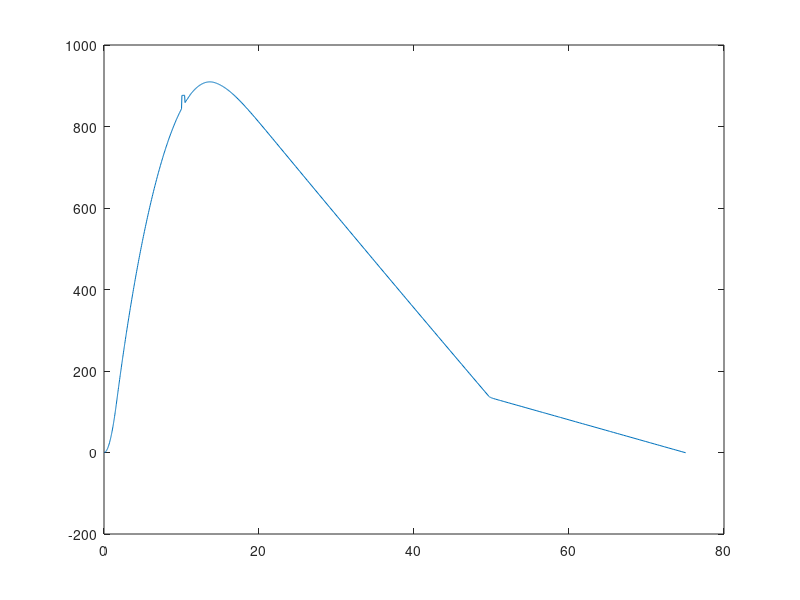

This figure's MATLAB source:
x0 = [0,	0.01,	0.02,	0.03,	0.04,	0.05,	0.06,	0.07,	0.08,	0.09,	0.1,	0.11,	0.12,	0.13,	0.14,	0.15,	0.16,	0.17,	0.18,	0.19,	0.2,	0.21,	0.22,	0.23,	0.24,	0.25,	0.26,	0.27,	0.28,	0.29,	0.3,	0.31,	0.32,	0.33,	0.34,	0.355,	0.3775,	0.4017,	0.42486,	0.44726,	0.46921,	0.49125,	0.51377,	0.53676,	0.56042,	0.58627,	0.61782,	0.66125,	0.71125,	0.76125,	0.79215,	0.81314,	0.83023,	0.84511,	0.8586,	0.87141,	0.88388,	0.89616,	0.90834,	0.92022,	0.93178,	0.94314,	0.95444,	0.96597,	0.97818,	0.99141,	1.0062,	1.0235,	1.0445,	1.0751,	1.121,	1.1556,	1.1736,	1.1887,	1.2022,	1.2149,	1.2268,	1.2382,	1.2493,	1.2605,	1.2717,	1.2833,	1.2955,	1.3087,	1.3233,	1.3403,	1.3621,	1.3949,	1.4441,	1.4581,	1.4697,	1.4802,	1.49,	1.4994,	1.5087,	1.5179,	1.5271,	1.5366,	1.5465,	1.5572,	1.5694,	1.585,	1.6085,	1.6436,	1.6643,	1.6784,	1.6905,	1.7018,	1.7127,	1.7235,	1.7345,	1.7462,	1.7588,	1.7729,	1.7892,	1.8105,	1.8425,	1.8778,	1.8925,	1.9052,	1.9172,	1.9293,	1.9419,	1.9555,	1.9708,	1.9892,	2.015,	2.0538,	2.089,	2.106,	2.1207,	2.1343,	2.1476,	2.161,	2.1749,	2.1897,	2.2065,	2.2277,	2.2595,	2.3071,	2.3249,	2.3391,	2.3518,	2.3639,	2.3755,	2.3871,	2.399,	2.4115,	2.4256,	2.4427,	2.4673,	2.5043,	2.5417,	2.5616,	2.5785,	2.5941,	2.6092,	2.6245,	2.6408,	2.6592,	2.6815,	2.7137,	2.762,	2.812,	2.8369,	2.8586,	2.8797,	2.9015,	2.9257,	2.9516,	2.9834,	3.0311,	3.0811,	3.1053,	3.1265,	3.1479,	3.1713,	3.2006,	3.2445,	3.2945,	3.3445,	3.3852,	3.4134,	3.4415,	3.4778,	3.5278,	3.5778,	3.6112,	3.6341,	3.6561,	3.6795,	3.7088,	3.7528,	3.8028,	3.8396,	3.8721,	3.8998,	3.9252,	3.9517,	3.9823,	4.0283,	4.0783,	4.1283,	4.1675,	4.2052,	4.249,	4.299,	4.349,	4.399,	4.449,	4.499,	4.549,	4.599,	4.649,	4.699,	4.749,	4.799,	4.849,	4.899,	4.949,	4.9817,	5.0309,	5.0809,	5.1309,	5.174,	5.214,	5.2531,	5.2968,	5.3468,	5.3968,	5.4468,	5.4968,	5.5468,	5.5968,	5.6468,	5.6968,	5.7468,	5.7968,	5.8468,	5.8968,	5.9468,	5.9968,	6.0387,	6.0826,	6.1326,	6.1826,	6.2326,	6.2826,	6.3326,	6.3826,	6.4326,	6.4826,	6.5326,	6.5826,	6.6326,	6.6826,	6.7326,	6.7826,	6.8326,	6.8826,	6.9326,	6.9826,	7.0326,	7.0826,	7.1326,	7.1826,	7.2326,	7.2826,	7.3326,	7.3826,	7.4326,	7.4826,	7.5326,	7.5826,	7.6326,	7.6746,	7.7133,	7.757,	7.8041,	7.8541,	7.9041,	7.9541,	8.0041,	8.0541,	8.1041,	8.1541,	8.2041,	8.2541,	8.3041,	8.3541,	8.4041,	8.4541,	8.5041,	8.5541,	8.6041,	8.6541,	8.7041,	8.7541,	8.8041,	8.8541,	8.9041,	8.9541,	9.0041,	9.0541,	9.1041,	9.1541,	9.2041,	9.2541,	9.3041,	9.3541,	9.4041,	9.4541,	9.5041,	9.5541,	9.6041,	9.6541,	9.7041,	9.7541,	9.8041,	9.8541,	9.9041,	9.9541,	10.004,	10.054,	10.104,	10.154,	10.204,	10.254,	10.304,	10.354,	10.404,	10.454,	10.504,	10.554,	10.604,	10.654,	10.704,	10.754,	10.804,	10.854,	10.904,	10.954,	11.004,	11.054,	11.104,	11.154,	11.204,	11.254,	11.304,	11.354,	11.404,	11.454,	11.504,	11.554,	11.604,	11.654,	11.704,	11.754,	11.804,	11.854,	11.904,	11.954,	12.004,	12.054,	12.104,	12.154,	12.204,	12.254,	12.304,	12.354,	12.404,	12.454,	12.504,	12.554,	12.604,	12.654,	12.704,	12.754,	12.804,	12.854,	12.904,	12.954,	13.004,	13.054,	13.104,	13.154,	13.204,	13.254,	13.304,	13.354,	13.404,	13.454,	13.504,	13.554,	13.604];
x1 = [13.654,	13.704,	13.754,	13.804,	13.854,	13.904,	13.954,	14.004,	14.054,	14.104,	14.154,	14.204,	14.276,	14.3,	14.324,	14.35,	14.376,	14.403,	14.432,	14.461,	14.49,	14.521,	14.552,	14.586,	14.619,	14.654,	14.689,	14.724,	14.76,	14.796,	14.833,	14.874,	14.915,	14.956,	14.998,	15.041,	15.085,	15.13,	15.176,	15.223,	15.271,	15.321,	15.37,	15.419,	15.468,	15.52,	15.573,	15.628,	15.684,	15.74,	15.798,	15.859,	15.92,	15.985,	16.053,	16.122,	16.194,	16.267,	16.342,	16.417,	16.499,	16.582,	16.67,	16.763,	16.858,	16.961,	17.066,	17.176,	17.285,	17.392,	17.511,	17.636,	17.766,	17.907,	18.059,	18.21,	18.383,	18.556,	18.732,	18.926,	19.177,	19.444,	19.944,	20.378,	20.876,	21.246,	21.746,	22.246,	22.746,	23.246,	23.746,	24.246,	24.746,	25.246,	25.746,	26.246,	26.746,	27.246,	27.746,	28.246,	28.746,	29.145,	29.645,	30.145,	30.645,	31.145,	31.645,	32.145,	32.645,	33.145,	33.645,	34.145,	34.645,	35.145,	35.645,	36.145,	36.645,	37.145,	37.645,	38.145,	38.645,	39.145,	39.645,	40.145,	40.645,	41.145,	41.645,	42.145,	42.645,	43.145,	43.645,	44.145,	44.645,	45.145,	45.645,	46.145,	46.645,	47.145,	47.645,	48.145,	48.645,	49.145,	49.645,	49.649,	49.652,	49.656,	49.659,	49.663,	49.667,	49.672,	49.676,	49.681,	49.686,	49.692,	49.698,	49.704,	49.711,	49.718,	49.726,	49.734,	49.743,	49.753,	49.764,	49.776,	49.79,	49.805,	49.822,	49.841,	49.863,	49.889,	49.92,	49.956,	50.001,	50.061,	50.143,	50.264,	50.511,	50.861,	51.017,	51.179,	51.513,	51.714,	52.214,	52.374,	52.53,	52.655,	53.034,	53.19,	53.298,	53.434,	53.839,	54.339,	54.839,	55.339,	55.484,	55.845,	56.231,	56.58,	56.74,	56.873,	57.006,	57.146,	57.293,	57.687,	58.121,	58.621,	58.794,	58.907,	59.236,	59.736,	60.012,	60.512,	60.848,	61.348,	61.555,	61.735,	61.923,	62.157,	62.322,	62.463,	62.813,	63.237,	63.737,	64.237,	64.737,	65.237,	65.378,	65.566,	65.739,	66.239,	66.55,	67.05,	67.402,	67.61,	67.892,	68.392,	68.892,	69.055,	69.555,	69.693,	69.847,	70.347,	70.524,	71.024,	71.42,	71.646,	72.146,	72.306,	72.806,	73.306,	73.521,	73.77,	74.063,	74.55,	75.05];
x2 = x1 + 61.4;
x = [x0, x1];
%%y= 100*rand(1,10);
y0 = [0,	0.00052,	0.0063953,	0.02213,	0.047729,	0.082837,	0.1272,	0.18079,	0.24368,	0.31594,	0.39765,	0.48888,	0.58967,	0.70005,	0.82004,	0.94969,	1.089,	1.238,	1.3968,	1.5654,	1.7437,	1.9319,	2.1299,	2.3378,	2.5555,	2.7831,	3.0206,	3.268,	3.5252,	3.7924,	4.0696,	4.3566,	4.6537,	4.9606,	5.2776,	5.7718,	6.5555,	7.4554,	8.3719,	9.3094,	10.278,	11.299,	12.392,	13.561,	14.819,	16.258,	18.105,	20.808,	24.149,	27.732,	30.064,	31.698,	33.059,	34.265,	35.374,	36.443,	37.498,	38.55,	39.606,	40.649,	41.674,	42.694,	43.719,	44.776,	45.908,	47.15,	48.559,	50.218,	52.277,	55.345,	60.099,	63.813,	65.781,	67.449,	68.97,	70.403,	71.76,	73.076,	74.376,	75.682,	77.011,	78.39,	79.856,	81.46,	83.252,	85.347,	88.087,	92.269,	98.697,	100.56,	102.12,	103.53,	104.86,	106.15,	107.41,	108.68,	109.95,	111.27,	112.65,	114.14,	115.86,	118.07,	121.4,	126.44,	129.41,	131.44,	133.19,	134.81,	136.37,	137.93,	139.51,	141.17,	142.99,	144.99,	147.31,	150.35,	154.89,	159.87,	161.93,	163.71,	165.39,	167.09,	168.85,	170.75,	172.88,	175.43,	179.01,	184.35,	189.19,	191.51,	193.52,	195.38,	197.19,	199.02,	200.9,	202.91,	205.17,	208.03,	212.31,	218.7,	221.06,	222.95,	224.64,	226.24,	227.78,	229.31,	230.88,	232.52,	234.38,	236.62,	239.85,	244.66,	249.51,	252.08,	254.26,	256.27,	258.21,	260.18,	262.27,	264.61,	267.45,	271.55,	277.65,	283.94,	287.04,	289.76,	292.38,	295.08,	298.06,	301.26,	305.16,	310.98,	317.05,	319.96,	322.52,	325.09,	327.89,	331.39,	336.61,	342.52,	348.39,	353.15,	356.42,	359.67,	363.86,	369.59,	375.28,	379.06,	381.65,	384.13,	386.75,	390.04,	394.94,	400.48,	404.52,	408.08,	411.11,	413.87,	416.73,	420.04,	424.97,	430.31,	435.61,	439.74,	443.68,	448.25,	453.44,	458.59,	463.7,	468.78,	473.83,	478.84,	483.82,	488.76,	493.67,	498.55,	503.39,	508.2,	512.98,	517.73,	520.83,	525.44,	530.11,	534.74,	538.71,	542.36,	545.91,	549.86,	554.35,	558.8,	563.22,	567.61,	571.97,	576.3,	580.6,	584.87,	589.11,	593.31,	597.49,	601.64,	605.75,	609.83,	613.23,	616.76,	620.76,	624.72,	628.66,	632.56,	636.44,	640.28,	644.1,	647.89,	651.65,	655.38,	659.08,	662.75,	666.39,	670,	673.58,	677.13,	680.65,	684.14,	687.6,	691.03,	694.43,	697.8,	701.15,	704.47,	707.77,	711.03,	714.27,	717.48,	720.66,	723.81,	726.93,	729.53,	731.91,	734.57,	737.41,	740.4,	743.36,	746.3,	749.2,	752.08,	754.93,	757.76,	760.56,	763.33,	766.08,	768.8,	771.5,	774.17,	776.81,	779.42,	782.01,	784.57,	787.09,	789.59,	792.06,	794.51,	796.92,	799.31,	801.68,	804.01,	806.32,	808.61,	810.86,	813.1,	815.3,	817.49,	819.64,	821.77,	823.88,	825.95,	828,	830.03,	832.03,	834,	835.94,	837.86,	839.75,	841.62,	843.45,	845.26,	847.05,	848.81,	850.54,	852.24,	853.93,	855.58,	857.21,	858.82,	860.4,	861.96,	863.49,	865,	866.48,	867.94,	869.38,	870.79,	872.17,	873.53,	874.86,	876.16,	877.44,	878.7,	879.93,	881.13,	882.31,	883.46,	884.59,	885.69,	886.76,	887.81,	888.83,	889.83,	890.81,	891.76,	892.68,	893.59,	894.46,	895.31,	896.14,	896.94,	897.72,	898.47,	899.19,	899.9,	900.57,	901.23,	901.86,	902.46,	903.04,	903.59,	904.12,	904.63,	905.11,	905.56,	905.99,	906.4,	906.78,	907.14,	907.47,	907.78,	908.06,	908.32,	908.55,	908.76,	908.94,	909.1,	909.24,	909.35,	909.44,	909.5,	909.54];
y00 = [0,	0.00052,	0.0063953,	0.02213,	0.047729,	0.082837,	0.1272,	0.18079,	0.24368,	0.31594,	0.39765,	0.48888,	0.58967,	0.70005,	0.82004,	0.94969,	1.089,	1.238,	1.3968,	1.5654,	1.7437,	1.9319,	2.1299,	2.3378,	2.5555,	2.7831,	3.0206,	3.268,	3.5252,	3.7924,	4.0696,	4.3566,	4.6537,	4.9606,	5.2776,	5.7718,	6.5555,	7.4554,	8.3719,	9.3094,	10.278,	11.299,	12.392,	13.561,	14.819,	16.258,	18.105,	20.808,	24.149,	27.732,	30.064,	31.698,	33.059,	34.265,	35.374,	36.443,	37.498,	38.55,	39.606,	40.649,	41.674,	42.694,	43.719,	44.776,	45.908,	47.15,	48.559,	50.218,	52.277,	55.345,	60.099,	63.813,	65.781,	67.449,	68.97,	70.403,	71.76,	73.076,	74.376,	75.682,	77.011,	78.39,	79.856,	81.46,	83.252,	85.347,	88.087,	92.269,	98.697,	100.56,	102.12,	103.53,	104.86,	106.15,	107.41,	108.68,	109.95,	111.27,	112.65,	114.14,	115.86,	118.07,	121.4,	126.44,	129.41,	131.44,	133.19,	134.81,	136.37,	137.93,	139.51,	141.17,	142.99,	144.99,	147.31,	150.35,	154.89,	159.87,	161.93,	163.71,	165.39,	167.09,	168.85,	170.75,	172.88,	175.43,	179.01,	184.35,	189.19,	191.51,	193.52,	195.38,	197.19,	199.02,	200.9,	202.91,	205.17,	208.03,	212.31,	218.7,	221.06,	222.95,	224.64,	226.24,	227.78,	229.31,	230.88,	232.52,	234.38,	236.62,	239.85,	244.66,	249.51,	252.08,	254.26,	256.27,	258.21,	260.18,	262.27,	264.61,	267.45,	271.55,	277.65,	283.94,	287.04,	289.76,	292.38,	295.08,	298.06,	301.26,	305.16,	310.98,	317.05,	319.96,	322.52,	325.09,	327.89,	331.39,	336.61,	342.52,	348.39,	353.15,	356.42,	359.67,	363.86,	369.59,	375.28,	379.06,	381.65,	384.13,	386.75,	390.04,	394.94,	400.48,	404.52,	408.08,	411.11,	413.87,	416.73,	420.04,	424.97,	430.31,	435.61,	439.74,	443.68,	448.25,	453.44,	458.59,	463.7,	468.78,	473.83,	478.84,	483.82,	488.76,	493.67,	498.55,	503.39,	508.2,	512.98,	517.73,	520.83,	525.44,	530.11,	534.74,	538.71,	542.36,	545.91,	549.86,	554.35,	558.8,	563.22,	567.61,	571.97,	576.3,	580.6,	584.87,	589.11,	593.31,	597.49,	601.64,	605.75,	609.83,	613.23,	616.76,	620.76,	624.72,	628.66,	632.56,	636.44,	640.28,	644.1,	647.89,	651.65,	655.38,	659.08,	662.75,	666.39,	670,	673.58,	677.13,	680.65,	684.14,	687.6,	691.03,	694.43,	697.8,	701.15,	704.47,	707.77,	711.03,	714.27,	717.48,	720.66,	723.81,	726.93,	729.53,	731.91,	734.57,	737.41,	740.4,	743.36,	746.3,	749.2,	752.08,	754.93,	757.76,	760.56,	763.33,	766.08,	768.8,	771.5,	774.17,	776.81,	779.42,	782.01,	784.57,	787.09,	789.59,	792.06,	794.51,	796.92,	799.31,	801.68,	804.01,	806.32,	808.61,	810.86,	813.1,	815.3,	817.49,	819.64,	821.77,	823.88,	825.95,	828,	830.03,	832.03,	834,	835.94,	837.86,	839.75,	841.62,	843.45,	843.26,	843.05,	843.81,	843.54,	843.24,	843.93,	843.58,	843.21,	843.82,	843.4,	843.96,	843,	843,	843,	843,	843,	843,	843,	843,	843,	876.16,	877.44,	878.7,	879.93,	881.13,	882.31,	883.46,	884.59,	885.69,	886.76,	887.81,	888.83,	889.83,	890.81,	891.76,	892.68,	893.59,	894.46,	895.31,	896.14,	896.94,	897.72,	898.47,	899.19,	899.9,	900.57,	901.23,	901.86,	902.46,	903.04,	903.59,	904.12,	904.63,	905.11,	905.56,	905.99,	906.4,	906.78,	907.14,	907.47,	907.78,	908.06,	908.32,	908.55,	908.76,	908.94,	909.1,	909.24,	909.35,	909.44,	909.5,	909.54];
y01 = [0,	0.00052,	0.0063953,	0.02213,	0.047729,	0.082837,	0.1272,	0.18079,	0.24368,	0.31594,	0.39765,	0.48888,	0.58967,	0.70005,	0.82004,	0.94969,	1.089,	1.238,	1.3968,	1.5654,	1.7437,	1.9319,	2.1299,	2.3378,	2.5555,	2.7831,	3.0206,	3.268,	3.5252,	3.7924,	4.0696,	4.3566,	4.6537,	4.9606,	5.2776,	5.7718,	6.5555,	7.4554,	8.3719,	9.3094,	10.278,	11.299,	12.392,	13.561,	14.819,	16.258,	18.105,	20.808,	24.149,	27.732,	30.064,	31.698,	33.059,	34.265,	35.374,	36.443,	37.498,	38.55,	39.606,	40.649,	41.674,	42.694,	43.719,	44.776,	45.908,	47.15,	48.559,	50.218,	52.277,	55.345,	60.099,	63.813,	65.781,	67.449,	68.97,	70.403,	71.76,	73.076,	74.376,	75.682,	77.011,	78.39,	79.856,	81.46,	83.252,	85.347,	88.087,	92.269,	98.697,	100.56,	102.12,	103.53,	104.86,	106.15,	107.41,	108.68,	109.95,	111.27,	112.65,	114.14,	115.86,	118.07,	121.4,	126.44,	129.41,	131.44,	133.19,	134.81,	136.37,	137.93,	139.51,	141.17,	142.99,	144.99,	147.31,	150.35,	154.89,	159.87,	161.93,	163.71,	165.39,	167.09,	168.85,	170.75,	172.88,	175.43,	179.01,	184.35,	189.19,	191.51,	193.52,	195.38,	197.19,	199.02,	200.9,	202.91,	205.17,	208.03,	212.31,	218.7,	221.06,	222.95,	224.64,	226.24,	227.78,	229.31,	230.88,	232.52,	234.38,	236.62,	239.85,	244.66,	249.51,	252.08,	254.26,	256.27,	258.21,	260.18,	262.27,	264.61,	267.45,	271.55,	277.65,	283.94,	287.04,	289.76,	292.38,	295.08,	298.06,	301.26,	305.16,	310.98,	317.05,	319.96,	322.52,	325.09,	327.89,	331.39,	336.61,	342.52,	348.39,	353.15,	356.42,	359.67,	363.86,	369.59,	375.28,	379.06,	381.65,	384.13,	386.75,	390.04,	394.94,	400.48,	404.52,	408.08,	411.11,	413.87,	416.73,	420.04,	424.97,	430.31,	435.61,	439.74,	443.68,	448.25,	453.44,	458.59,	463.7,	468.78,	473.83,	478.84,	483.82,	488.76,	493.67,	498.55,	503.39,	508.2,	512.98,	517.73,	520.83,	525.44,	530.11,	534.74,	538.71,	542.36,	545.91,	549.86,	554.35,	558.8,	563.22,	567.61,	571.97,	576.3,	580.6,	584.87,	589.11,	593.31,	597.49,	601.64,	605.75,	609.83,	613.23,	616.76,	620.76,	624.72,	628.66,	632.56,	636.44,	640.28,	644.1,	647.89,	651.65,	655.38,	659.08,	662.75,	666.39,	670,	673.58,	677.13,	680.65,	684.14,	687.6,	691.03,	694.43,	697.8,	701.15,	704.47,	707.77,	711.03,	714.27,	717.48,	720.66,	723.81,	726.93,	729.53,	731.91,	734.57,	737.41,	740.4,	743.36,	746.3,	749.2,	752.08,	754.93,	757.76,	760.56,	763.33,	766.08,	768.8,	771.5,	774.17,	776.81,	779.42,	782.01,	784.57,	787.09,	789.59,	792.06,	794.51,	796.92,	799.31,	801.68,	804.01,	806.32,	808.61,	810.86,	813.1,	815.3,	817.49,	819.64,	821.77,	823.88,	825.95,	828,	830.03,	832.03,	834,	835.94,	837.86,	839.75,	841.62,	843.45,	843.26,	841.05,	839.81,	837.54,	835.24,	832.93,	830.58,	828.21,	826.82,	824.4,	822.96,	820,	818,	816,	814,	812,	810,	808,	810,	812,	876.16,	877.44,	878.7,	879.93,	881.13,	882.31,	883.46,	884.59,	885.69,	886.76,	887.81,	888.83,	889.83,	890.81,	891.76,	892.68,	893.59,	894.46,	895.31,	896.14,	896.94,	897.72,	898.47,	899.19,	899.9,	900.57,	901.23,	901.86,	902.46,	903.04,	903.59,	904.12,	904.63,	905.11,	905.56,	905.99,	906.4,	906.78,	907.14,	907.47,	907.78,	908.06,	908.32,	908.55,	908.76,	908.94,	909.1,	909.24,	909.35,	909.44,	909.5,	909.54];
y02 = [0,	0.00052,	0.0063953,	0.02213,	0.047729,	0.082837,	0.1272,	0.18079,	0.24368,	0.31594,	0.39765,	0.48888,	0.58967,	0.70005,	0.82004,	0.94969,	1.089,	1.238,	1.3968,	1.5654,	1.7437,	1.9319,	2.1299,	2.3378,	2.5555,	2.7831,	3.0206,	3.268,	3.5252,	3.7924,	4.0696,	4.3566,	4.6537,	4.9606,	5.2776,	5.7718,	6.5555,	7.4554,	8.3719,	9.3094,	10.278,	11.299,	12.392,	13.561,	14.819,	16.258,	18.105,	20.808,	24.149,	27.732,	30.064,	31.698,	33.059,	34.265,	35.374,	36.443,	37.498,	38.55,	39.606,	40.649,	41.674,	42.694,	43.719,	44.776,	45.908,	47.15,	48.559,	50.218,	52.277,	55.345,	60.099,	63.813,	65.781,	67.449,	68.97,	70.403,	71.76,	73.076,	74.376,	75.682,	77.011,	78.39,	79.856,	81.46,	83.252,	85.347,	88.087,	92.269,	98.697,	100.56,	102.12,	103.53,	104.86,	106.15,	107.41,	108.68,	109.95,	111.27,	112.65,	114.14,	115.86,	118.07,	121.4,	126.44,	129.41,	131.44,	133.19,	134.81,	136.37,	137.93,	139.51,	141.17,	142.99,	144.99,	147.31,	150.35,	154.89,	159.87,	161.93,	163.71,	165.39,	167.09,	168.85,	170.75,	172.88,	175.43,	179.01,	184.35,	189.19,	191.51,	193.52,	195.38,	197.19,	199.02,	200.9,	202.91,	205.17,	208.03,	212.31,	218.7,	221.06,	222.95,	224.64,	226.24,	227.78,	229.31,	230.88,	232.52,	234.38,	236.62,	239.85,	244.66,	249.51,	252.08,	254.26,	256.27,	258.21,	260.18,	262.27,	264.61,	267.45,	271.55,	277.65,	283.94,	287.04,	289.76,	292.38,	295.08,	298.06,	301.26,	305.16,	310.98,	317.05,	319.96,	322.52,	325.09,	327.89,	331.39,	336.61,	342.52,	348.39,	353.15,	356.42,	359.67,	363.86,	369.59,	375.28,	379.06,	381.65,	384.13,	386.75,	390.04,	394.94,	400.48,	404.52,	408.08,	411.11,	413.87,	416.73,	420.04,	424.97,	430.31,	435.61,	439.74,	443.68,	448.25,	453.44,	458.59,	463.7,	468.78,	473.83,	478.84,	483.82,	488.76,	493.67,	498.55,	503.39,	508.2,	512.98,	517.73,	520.83,	525.44,	530.11,	534.74,	538.71,	542.36,	545.91,	549.86,	554.35,	558.8,	563.22,	567.61,	571.97,	576.3,	580.6,	584.87,	589.11,	593.31,	597.49,	601.64,	605.75,	609.83,	613.23,	616.76,	620.76,	624.72,	628.66,	632.56,	636.44,	640.28,	644.1,	647.89,	651.65,	655.38,	659.08,	662.75,	666.39,	670,	673.58,	677.13,	680.65,	684.14,	687.6,	691.03,	694.43,	697.8,	701.15,	704.47,	707.77,	711.03,	714.27,	717.48,	720.66,	723.81,	726.93,	729.53,	731.91,	734.57,	737.41,	740.4,	743.36,	746.3,	749.2,	752.08,	754.93,	757.76,	760.56,	763.33,	766.08,	768.8,	771.5,	774.17,	776.81,	779.42,	782.01,	784.57,	787.09,	789.59,	792.06,	794.51,	796.92,	799.31,	801.68,	804.01,	806.32,	808.61,	810.86,	813.1,	815.3,	817.49,	819.64,	821.77,	823.88,	825.95,	828,	830.03,	832.03,	834,	835.94,	837.86,	839.75,	841.62,	843.45,	876.26,	876.05,	876.81,	876.54,	876.24,	876.93,	876.58,	876.21,	858.82,	860.4,	861.96,	863,	865,	866,	867,	869,	870,	872,	873,	874,	876.16,	877.44,	878.7,	879.93,	881.13,	882.31,	883.46,	884.59,	885.69,	886.76,	887.81,	888.83,	889.83,	890.81,	891.76,	892.68,	893.59,	894.46,	895.31,	896.14,	896.94,	897.72,	898.47,	899.19,	899.9,	900.57,	901.23,	901.86,	902.46,	903.04,	903.59,	904.12,	904.63,	905.11,	905.56,	905.99,	906.4,	906.78,	907.14,	907.47,	907.78,	908.06,	908.32,	908.55,	908.76,	908.94,	909.1,	909.24,	909.35,	909.44,	909.5,	909.54];
y1 = [909.55,	909.55,	909.51,	909.46,	909.37,	909.27,	909.14,	908.99,	908.81,	908.61,	908.38,	908.13,	907.72,	907.58,	907.43,	907.28,	907.11,	906.93,	906.73,	906.53,	906.32,	906.1,	905.87,	905.61,	905.35,	905.07,	904.78,	904.48,	904.17,	903.86,	903.51,	903.14,	902.75,	902.36,	901.94,	901.5,	901.04,	900.56,	900.07,	899.55,	899,	898.43,	897.85,	897.27,	896.66,	896.01,	895.34,	894.63,	893.89,	893.14,	892.35,	891.51,	890.64,	889.7,	888.71,	887.68,	886.57,	885.44,	884.26,	883.05,	881.71,	880.32,	878.84,	877.24,	875.56,	873.72,	871.81,	869.77,	867.73,	865.67,	863.38,	860.92,	858.35,	855.51,	852.39,	849.26,	845.64,	841.99,	838.23,	834.05,	828.57,	822.7,	811.54,	801.73,	790.41,	781.97,	770.54,	759.07,	747.6,	736.12,	724.64,	713.16,	701.68,	690.22,	678.77,	667.32,	655.88,	644.44,	633,	621.57,	610.15,	601.03,	589.63,	578.22,	566.82,	555.43,	544.04,	532.66,	521.28,	509.91,	498.55,	487.19,	475.84,	464.49,	453.15,	441.82,	430.49,	419.17,	407.86,	396.56,	385.26,	373.97,	362.68,	351.4,	340.13,	328.87,	317.6,	306.35,	295.1,	283.85,	272.62,	261.39,	250.17,	238.95,	227.73,	216.52,	205.32,	194.12,	182.93,	171.75,	160.57,	149.4,	138.23,	138.16,	138.09,	138.02,	137.94,	137.86,	137.78,	137.7,	137.62,	137.53,	137.44,	137.34,	137.24,	137.14,	137.04,	136.93,	136.82,	136.7,	136.57,	136.44,	136.3,	136.16,	136,	135.83,	135.65,	135.46,	135.25,	135.01,	134.75,	134.45,	134.11,	133.68,	133.14,	132.4,	131,	129.11,	128.28,	127.42,	125.63,	124.55,	121.85,	120.99,	120.16,	119.5,	117.47,	116.63,	116.06,	115.34,	113.17,	110.47,	107.77,	105.08,	104.31,	102.38,	100.29,	98.423,	97.564,	96.862,	96.165,	95.426,	94.655,	92.556,	90.213,	87.517,	86.587,	85.986,	84.231,	81.535,	80.049,	77.359,	75.552,	72.857,	71.743,	70.782,	69.785,	68.543,	67.666,	66.92,	65.057,	62.777,	60.083,	57.389,	54.695,	52.002,	51.251,	50.256,	49.341,	46.658,	44.982,	42.292,	40.393,	39.289,	37.784,	35.094,	32.401,	31.532,	28.85,	28.111,	27.293,	24.607,	23.649,	20.962,	18.835,	17.629,	14.943,	14.085,	11.401,	8.7126,	7.5641,	6.2407,	4.6798,	2.0697,	-0.61417
];
y2 = linspace (909.55,909.6,255);
y = [y02  , y1];
% sum(1) = 0;
% for m = 2:1:5
%     sum(m) = (y(m)-y(1))/(x(m)-x(1));
% end
% a=mean(sum);
% figure(1);
% scatter(x,y)
% i = linspace(0,10);
% j=a*i;
figure(1);
plot(x,y)